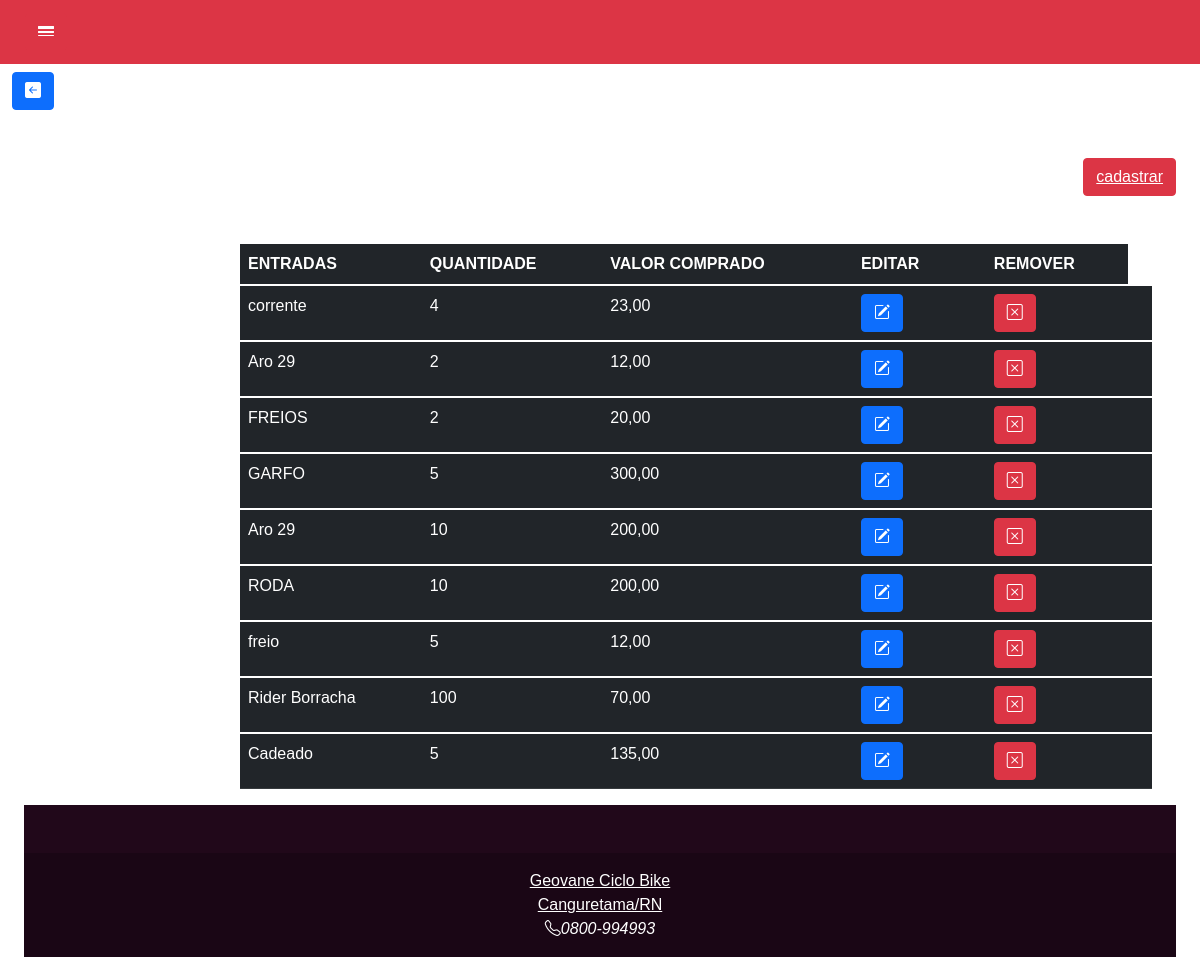
The page /entrada/ on the database its author committed.
### core/models.py (models this page shows)
class entrada_pecas(models.Model):
   pecas=models.ForeignKey(pecas,on_delete=models.PROTECT)
   quantidade=models.IntegerField('quantidade')
   data=models.DateField('Data de cadastro',null=True, auto_now_add=False)
   valor_compra=models.DecimalField('valor da compra',max_digits=10,decimal_places=2)

class pecas(models.Model):
   nome=models.CharField('Nome',max_length=100)
   data_cadastro=models.DateField('Data de cadastro',null=True, auto_now_add=False)
   descricao= models.CharField('Descrição', max_length=40)
   marca=models.CharField('Marca',max_length=100)
   fornecedor=models.CharField('Fornecedor',max_length=50)
   Tipo_pecas = models.ForeignKey(Tipo_pecas, on_delete=models.PROTECT)
   valor_venda = models.FloatField('Valor de venda')
   def __str__(self):
      return self.nome

### core/views.py (the view)
# urls.py: path('entrada/',entrada, name='entrada'),
def entrada(request):
    entradas=entrada_pecas.objects.all()
    contexto={
        'lista_entrada':entradas
    }
    return render(request,'entradas.html',contexto)

### templates/entradas.html (shortened to what this page needs)
<!DOCTYPE html>
<html lang="en">
<head>
    <link href="https://cdn.jsdelivr.net/npm/bootstrap@5.1.3/dist/css/bootstrap.min.css" rel="stylesheet"
>
    <link rel="stylesheet" href="https://cdn.jsdelivr.net/npm/bootstrap-icons@1.10.3/font/bootstrap-icons.css">
</head>
<body>
    <nav class="navbar navbar-danger bg-danger fixed-top ">
        <div class="container-fluid">
            <button class="navbar-toggler" type="button" data-bs-toggle="collapse"
                data-bs-target="#navbarToggleExternalContent" aria-controls="navbarToggleExternalContent"
                aria-expanded="false" aria-label="Toggle navigation">
                <a class="btn btn-danger" data-bs-toggle="offcanvas" href="#offcanvasExample" role="button"
                    aria-controls="offcanvasExample">
                    <i class="bi bi-border-width"></i>
                </a>
            </button>
        </div>
    </nav><br>
    <div class=" container-fluid">
        <div class="row mt-5">
          <div class="col-12">
            <button type="button" class="btn btn-primary"><a  href="{% url 'perfil' %}"><i class="bi bi-arrow-left-square-fill"></i></a></button><td></td>
          </div>
        </div>
    <div class="container-fluid">
        <div class="row mt-5">
          <div class="oi">
            <button type="button" class="btn btn-danger"><a  href="{% url 'cadastrar_entradas' %}">cadastrar</a></button>
          </div>
            <div>
                <main class="col-md-9 ms-sm-auto col-lg-10 px-md-4 mt-5">
                    <table class="table table-dark">
                        <thead>
                            <tr>
                              <th scope="col">ENTRADAS</th>
                              <th scope="col">QUANTIDADE</th>
                              <th scope="col">VALOR COMPRADO</th>
                              <th scope="col">EDITAR</th>
                              <th scope="col"></th>
                              <th scope="col">REMOVER</th>
                            </tr>
                          </thead>
                          {% for entrada_pecas in lista_entrada %}
                          <tbody class="table-group-divider">
                            <tr>
                              <td>{{entrada_pecas.pecas}}</td>
                              <td>{{entrada_pecas.quantidade}}</td>
                              <td>{{entrada_pecas.valor_compra}}</td>
                              <td><button type="button" class="btn btn-primary"><a  href="{% url 'editar_entradas' entrada_pecas.id %}"><i class="bi bi-pencil-square"></i></a></button><td>
                              <td><button type="button" class="btn btn-danger"><a  href="{% url 'deletar_pecas' entrada_pecas.id %}"><i class="bi bi-x-square"></i></a></button><td>
                            </tr>
                           <div>
                            {% empty %}
                            Nenhum tipos de peças cadastradas</p>
                            {% endfor %}
                           </div>
                         </tbody>
                      </table>
            </div>
        </div>
        <footer class="text-center text-white" style="background-color: #21081a;">
            <div class="container p-4"></div>
            <div class="text-center p-3" style="background-color: rgba(0, 0, 0, 0.2);">
                <a class="text-white" href="https://mdbootstrap.com/">Geovane Ciclo Bike</a><br>
                <a class="text-white" href="https://mdbootstrap.com/">Canguretama/RN</a><br>
                <i class="bi bi-telephone">0800-994993</i>
            </div>
        </footer>
</body>
</html>

### templates/entradas.html (style rules this page uses)
a { color: white; }
.oi { text-align: right; }
body { background: linear-gradient(45deg, #ffffff, #ffffff); font-famil: 'Gill Sans', 'Gill Sans MT', calibri, 'Trebuchet MS', sans-serif; background-image: url('https://img.freepik.com/fotos-premium/fundo-de-pecas-sobressalentes-de-bicicleta_263357-2544.jpg'); background-size: cover; background-repeat: no-repeat; font-family: Arial, Helvetica, sans-serif; height: 100%; width: 100%; }
footer { background-color: #363636; text-align: center; }

### rows shown on the page
entrada_pecas: pecas "corrente", quantidade "4", valor_compra "23,00"
entrada_pecas: pecas "Aro 29", quantidade "2", valor_compra "12,00"
entrada_pecas: pecas "FREIOS", quantidade "2", valor_compra "20,00"
entrada_pecas: pecas "GARFO", quantidade "5", valor_compra "300,00"
entrada_pecas: pecas "Aro 29", quantidade "10", valor_compra "200,00"
entrada_pecas: pecas "RODA", quantidade "10", valor_compra "200,00"
entrada_pecas: pecas "freio", quantidade "5", valor_compra "12,00"
entrada_pecas: pecas "Rider Borracha", quantidade "100", valor_compra "70,00"
entrada_pecas: pecas "Cadeado", quantidade "5", valor_compra "135,00"
